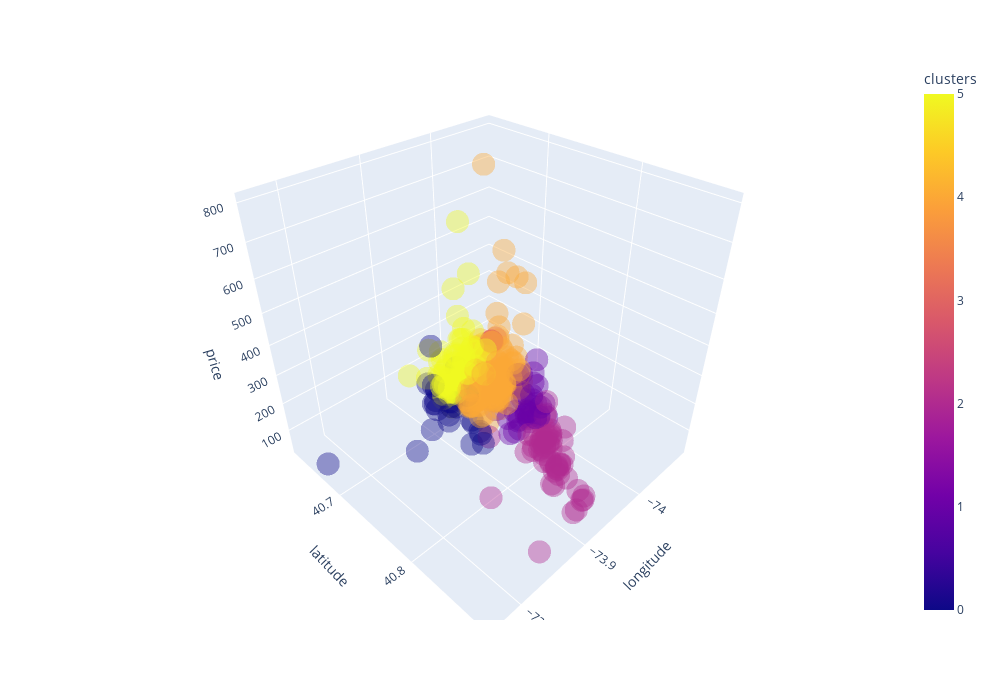

Write notebook code for a chart like this one.
### Code cell
import plotly.express as px

# передаём датафрейм и поля, которые нужно использовать для осей абсцисс, ординат и аппликат
# в значение color передаём номера кластеров
fig = px.scatter_3d(
    data_frame=df, 
    x='longitude', 
    y='latitude', 
    z='price', 
    color='clusters', 
    width=1000,
    height=700,
    opacity=0.4
)

#отображаем график
fig.show()

### Figure 1 — Plotly figure (JSON) as saved in the notebook; plotly's stock layout.template omitted (floating-point values rounded to 4 significant figures; data arrays with more than 128 entries replaced by an {"elided": "..."} marker saying what was removed)
{"data": [{"hovertemplate": "longitude=%{x}<br>latitude=%{y}<br>price=%{z}<br>clusters=%{marker.color}<extra></extra>", "legendgroup": "", "marker": {"color": {"elided": "350 int values"}, "coloraxis": "coloraxis", "opacity": 0.4, "symbol": "circle"}, "mode": "markers", "name": "", "scene": "scene", "showlegend": false, "type": "scatter3d", "x": {"elided": "350 float values"}, "y": {"elided": "350 float values"}, "z": {"elided": "350 int values"}}], "layout": {"coloraxis": {"colorbar": {"title": {"text": "clusters"}}, "colorscale": [[0, "#0d0887"], [0.1111, "#46039f"], [0.2222, "#7201a8"], [0.3333, "#9c179e"], [0.4444, "#bd3786"], [0.5556, "#d8576b"], [0.6667, "#ed7953"], [0.7778, "#fb9f3a"], [0.8889, "#fdca26"], [1, "#f0f921"]]}, "height": 700, "legend": {"tracegroupgap": 0}, "margin": {"t": 60}, "scene": {"domain": {"x": [0, 1], "y": [0, 1]}, "xaxis": {"title": {"text": "longitude"}}, "yaxis": {"title": {"text": "latitude"}}, "zaxis": {"title": {"text": "price"}}}, "width": 1000}}
